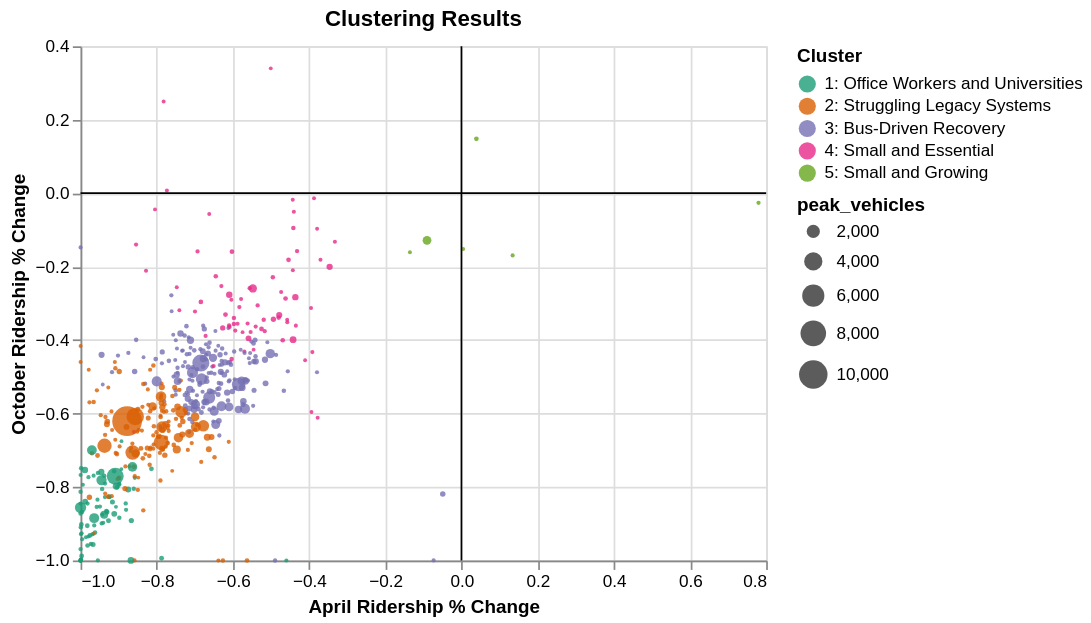

Specify this chart in Vega-Lite:
### Vega-Lite specification from a JSON file in a GitHub repository (floating-point values rounded to 4 significant figures; data arrays with more than 128 entries replaced by an {"elided": "..."} marker saying what was removed)
{"config": {"view": {"continuousWidth": 400, "continuousHeight": 300}}, "layer": [{"data": {"name": "data-c4fa4931122b32327f27b0b2a856eca2"}, "mark": "circle", "encoding": {"color": {"type": "nominal", "field": "Cluster", "scale": {"scheme": "dark2"}}, "opacity": {"condition": {"value": 0.8, "selection": "selector011"}, "value": 0.2}, "size": {"type": "quantitative", "field": "peak_vehicles", "scale": {"clamp": true, "domain": [3, 10885], "range": [5, 300]}}, "tooltip": [{"type": "nominal", "field": "agency"}, {"type": "nominal", "field": "metro_area"}, {"type": "nominal", "field": "Cluster"}, {"type": "quantitative", "field": "april_pct_change"}, {"type": "quantitative", "field": "july_pct_change"}, {"type": "quantitative", "field": "oct_pct_change"}, {"type": "quantitative", "field": "OCT19"}, {"type": "quantitative", "field": "OCT20"}, {"type": "quantitative", "field": "peak_vehicles"}], "x": {"type": "quantitative", "field": "april_pct_change", "title": "April Ridership % Change"}, "y": {"type": "quantitative", "field": "oct_pct_change", "title": "October Ridership % Change"}}, "selection": {"selector011": {"type": "multi", "fields": ["Cluster"], "bind": "legend"}}, "title": "Clustering Results"}, {"data": {"name": "data-9c00aa9dc2b1c1a0b4bf9b34ead12925"}, "mark": "rule", "encoding": {"x": {"type": "quantitative", "field": "x"}}}, {"data": {"name": "data-06fd9f850666401b4599de5588b60692"}, "mark": "rule", "encoding": {"y": {"type": "quantitative", "field": "y"}}}], "$schema": "https://vega.github.io/schema/vega-lite/v4.8.1.json", "datasets": {"data-c4fa4931122b32327f27b0b2a856eca2": {"elided": "480 records"}, "data-9c00aa9dc2b1c1a0b4bf9b34ead12925": [{"x": 0}], "data-06fd9f850666401b4599de5588b60692": [{"y": 0}]}}
